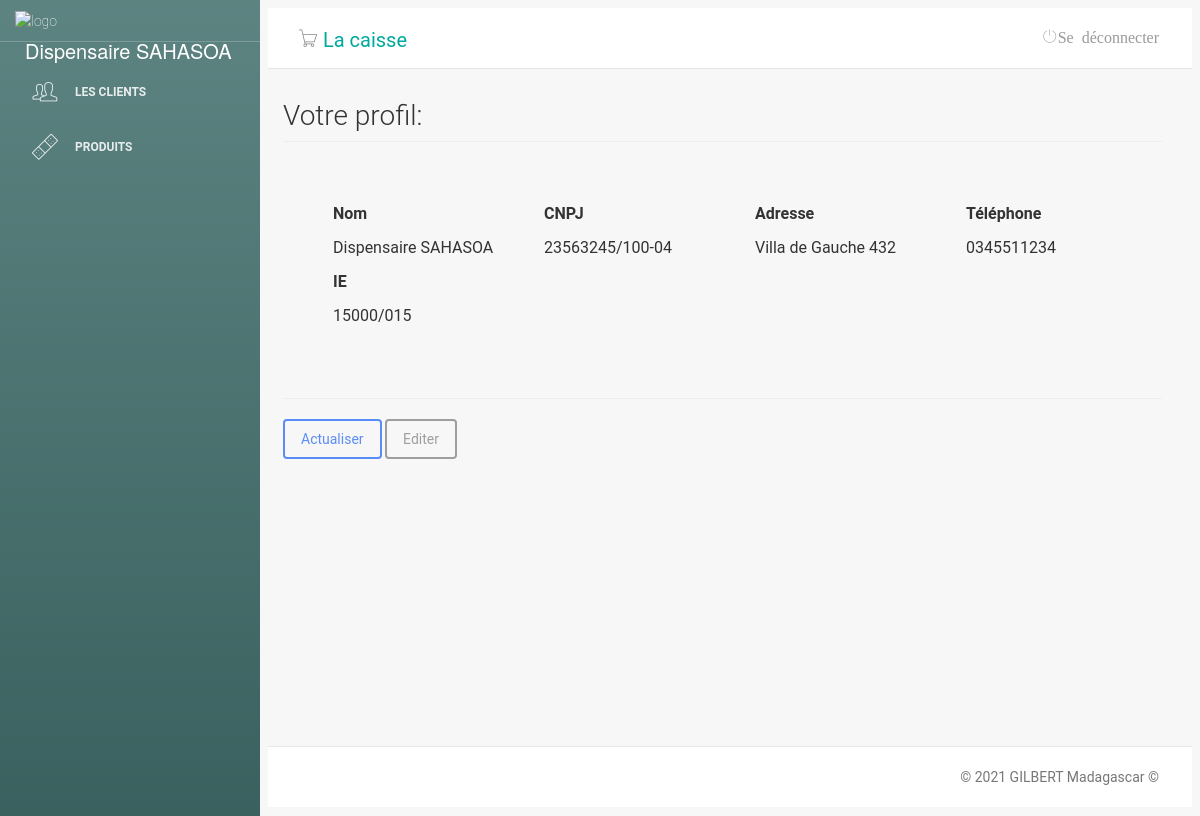
The page /main.php?pg=profil on the database its author committed.
### tables this page shows
CREATE TABLE "tb_profil" (
	"id"	INTEGER,
	"name"	TEXT,
	"cnpj"	TEXT,
	"Adresse"	TEXT,
	"telephone"	TEXT,
	"ie"	TEXT,
	"photo"	TEXT,
	PRIMARY KEY("id" AUTOINCREMENT)
);

### profil.php (the view, shortened to what this page needs)
<?php
include ('classes/Mysql.php');
  $sql= $db->prepare("SELECT * FROM `tb_profil`");
  $sql->execute();
  $usuario= $sql->fetch();
?>
  <h3 class="page-header">Votre profil:</h3>
<br>
<br>
<div class="visualizar-usuario">
<div class="row">
    <div class="col-md-3">
      <p><strong>Nom</strong></p>
  	  <p><?php echo $usuario['name'];?></p>
    </div>
	<div class="col-md-3">
      <p><strong>CNPJ</strong></p>
  	  <p><?php echo $usuario['cnpj'];?></p>
    </div>
	<div class="col-md-3">
      <p><strong>Adresse</strong></p>
  	  <p><?php echo $usuario['Adresse'];?></p>
    </div>
    <div class="col-md-3">
      <p><strong>Téléphone</strong></p>
  	  <p><?php echo $usuario['telephone'];?></p>
    </div>
    <div class="col-md-3">
      <p><strong>IE</strong></p>
  	  <p><?php echo $usuario['ie'];?></p>
    </div>
 </div>
</div>
<br>
<br>
 <hr />
 <div id="actions" class="row">
   <div class="col-md-12">
     <a href="?pg=profil" class="btn btn-primary">Actualiser</a>
	 <a href="?pg=edit-profil&id=<?php echo $usuario['id']?>" class="btn btn-dark">Editer</a>
   </div>
 </div>

### css/style.css (style rules this page uses)
.page-header { margin-top: 2px; }
.visualizar-usuario { margin-left: 50px; }

### rows shown on the page
tb_profil: name "Dispensaire SAHASOA", cnpj "23563245/100-04", Adresse "Villa de Gauche 432", telephone "0345511234", ie "15000/015"
